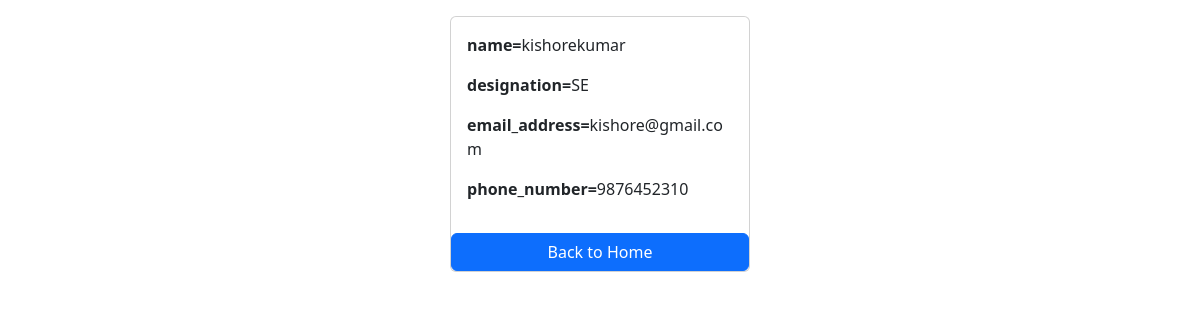
Page /2/ on the committed database.
### Salary/models.py (models this page shows)
class Employee(models.Model):
    first_name=models.CharField(max_length=100)
    last_name=models.CharField(max_length=100)
    photo=models.CharField(max_length=100)
    designation=models.CharField(max_length=100)
    email_address=models.CharField(max_length=100)
    phone_number=models.CharField(max_length=100)
    work_exp=models.CharField(max_length=100)

### Salary/views.py (the view)
# urls.py: path('<int:id>/',views.detail,name='emp'),
def detail(request,id):
    emps=Employee.objects.get(id=id)
    return render(request,'salary/emp.html',{'emps':emps})

### Salary/templates/Salary/emp.html (shortened to what this page needs)
<!DOCTYPE html>
<html lang="en">
<head>
    <link href="https://cdn.jsdelivr.net/npm/bootstrap@5.3.5/dist/css/bootstrap.min.css" rel="stylesheet">
</head>
<body>
    <div class="container mt-3">
        <div class="card mx-auto" style="width: 300px;">
            <div class="card-body">
    <p><b>name=</b>{{emps.first_name}}{{emps.last_name}}</p>
    <p><b>designation=</b>{{emps.designation}}</p>
    <p><b>email_address=</b>{{emps.email_address}}</p>
    <p><b>phone_number=</b>{{emps.phone_number}}</p>
    </div>
    <a href="{% url "home" %}" class="btn btn-primary">Back to Home</a>
</div>
</div>
</body>
</html>

### rows in the picture
Employee: first_name "kishore", last_name "kumar", designation "SE", email_address "kishore@gmail.com", phone_number "9876452310"
